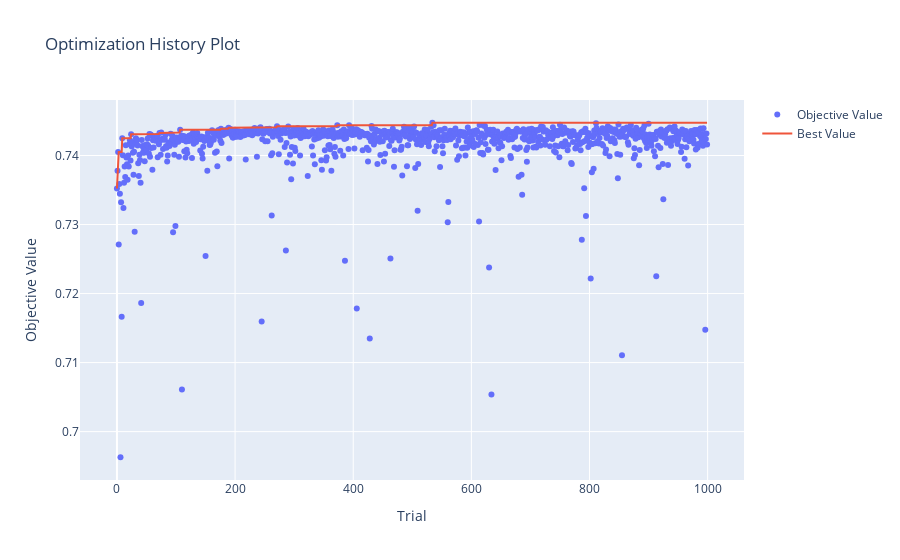

The cell this chart's notebook holds for it:
### Code cell
import plotly.express as px

fig = optuna.visualization.plot_optimization_history(study)
fig.show()

### Figure 1 — Plotly figure (JSON) as saved in the notebook; plotly's stock layout.template omitted (floating-point values rounded to 4 significant figures; data arrays with more than 128 entries replaced by an {"elided": "..."} marker saying what was removed)
{"data": [{"mode": "markers", "name": "Objective Value", "type": "scatter", "x": {"elided": "1000 int values"}, "y": {"elided": "1000 float values"}}, {"mode": "lines", "name": "Best Value", "type": "scatter", "x": {"elided": "1000 int values"}, "y": {"elided": "1000 float values"}}, {"marker": {"color": "#cccccc"}, "mode": "markers", "name": "Infeasible Trial", "showlegend": false, "type": "scatter", "x": [], "y": []}], "layout": {"title": {"text": "Optimization History Plot"}, "xaxis": {"title": {"text": "Trial"}}, "yaxis": {"title": {"text": "Objective Value"}}}}
